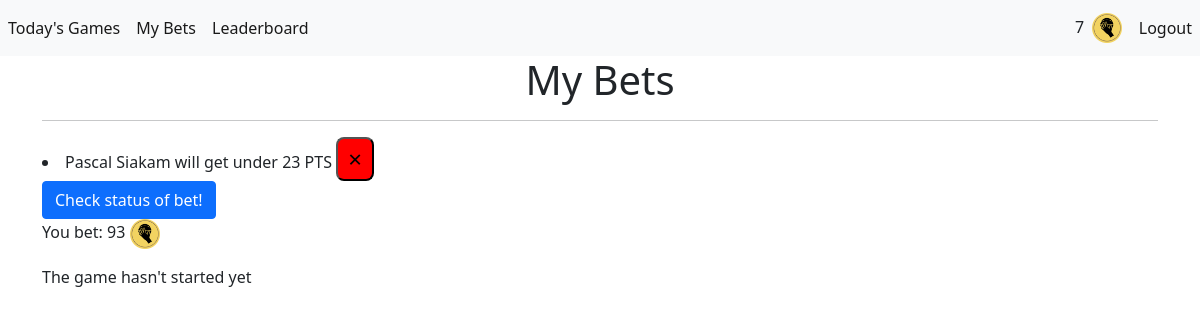
/my-bets (signed in), run on an earlier commit of the app's database.
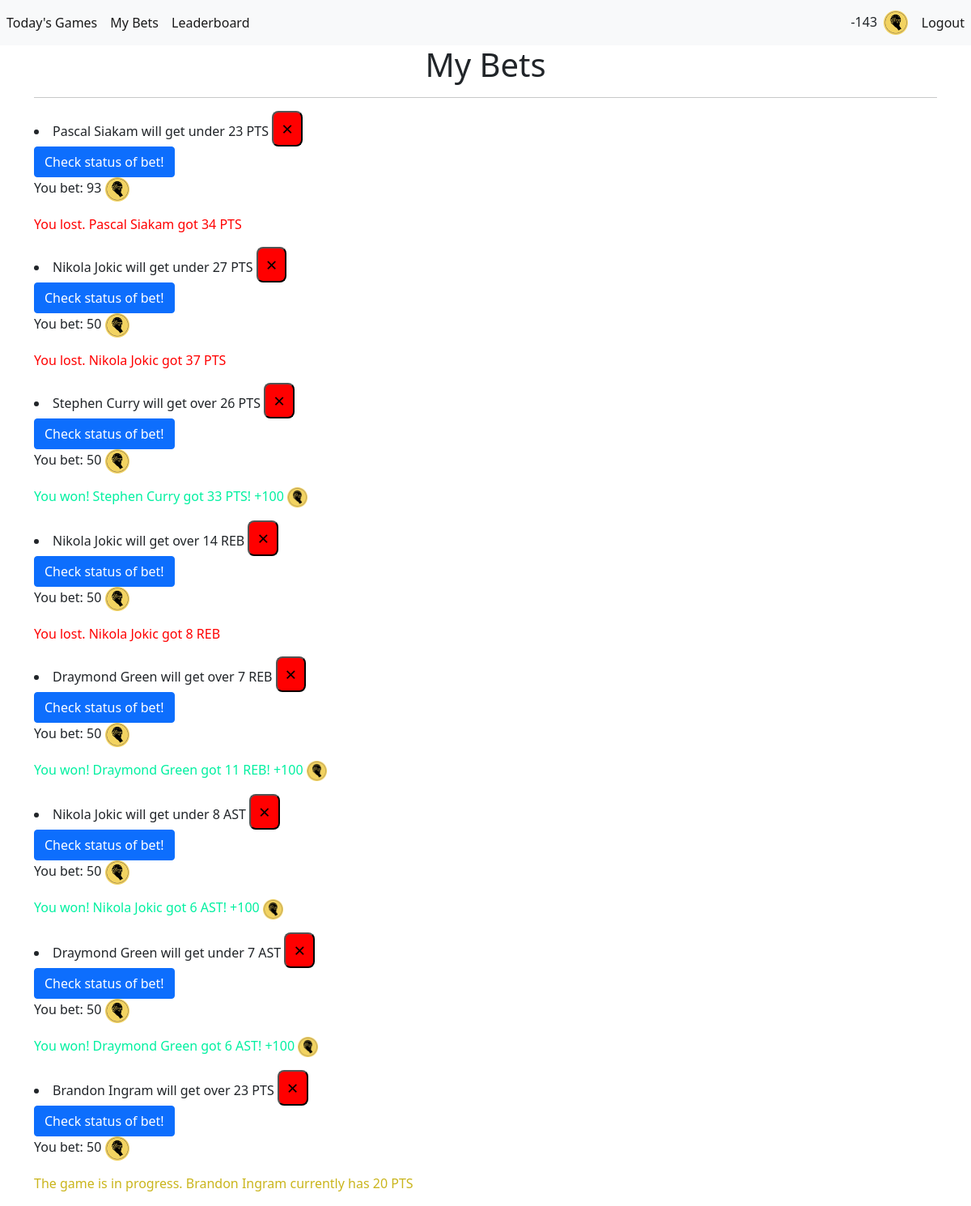
And on a later commit of the database.
### app/models.py (models this page shows)
class User(db.Model, UserMixin):
    id = db.Column(db.Integer, primary_key = True)
    email = db.Column(db.String(150), unique = True)
    password = db.Column(db.String(150))
    first_name = db.Column(db.String(150))
    last_name = db.Column(db.String(150))
    swishcoins = db.Column(db.Integer, default = 100)
    bets = db.relationship('Bet')

class Bet(db.Model):
    __table_args__ = (
        db.UniqueConstraint('game_id', 'team', 'player_name', 'statistic', 'num_stats', 'user_id'),
    )
    id = db.Column(db.Integer, primary_key = True)
    game_id = db.Column(db.String(50))
    team = db.Column(db.String(100))
    player_name = db.Column(db.String(500))
    statistic = db.Column(db.String(100))
    over_statistic = db.Column(db.Boolean, default = False, nullable = False)
    num_stats = db.Column(db.Integer)
    date = db.Column(db.DateTime(timezone=True), server_default=func.now())
    w_or_l = db.Column(db.Boolean, default = None, nullable = True)
    game_status = db.Column(db.Integer, nullable = True)
    stats_actual = db.Column(db.Integer, nullable = True)
    wagered_amount = db.Column(db.Integer, nullable = True)
    net_revenue = db.Column(db.Integer, nullable = True)
    claimed = db.Column(db.Boolean, default = False)
    user_id = db.Column(db.Integer, db.ForeignKey('user.id'))

### app/views.py (the view)
@app.route("/my-bets")
def my_bets():
    return render_template("user_bets.html", user = current_user)

### app/__init__.py (called while the page is built)
@login_manager.user_loader
def load_user(id):
    return User.query.get(int(id))

### app/templates/user_bets.html (shortened to what this page needs)
{% extends "main/base.html" %}
{% block main %}
<div class="container">
    <div class="row">
        <div class="col">
            <h1>My Bets</h1>
            <hr>
            <p> {% for bet in user.bets %}
                <li>{% if bet.over_statistic == true %}
                    {{bet.player_name}} will get over {{bet.num_stats| round| int}} {{ bet.statistic }}
                    {% else %}
                    {{bet.player_name}} will get under {{bet.num_stats| round| int}} {{ bet.statistic }}
                    {% endif %}
                    <button type="button" class="close" onClick="deleteBet('{{ bet.id }}')">
                        <span aria-hidden="true">&times;</span>
                    </button>
                    <br>
                    <button type="button" class="btn btn-primary" onClick="
                    fetch('/check-bet-status', {
                        method: 'POST',
                        body: JSON.stringify({betID: '{{ bet.id }}'})
                    }).then((_res) => {
                        window.location.href='my-bets';
                    })";>
                        Check status of bet!
                    </button>
                    <p> You bet: {{ bet.wagered_amount }} <img style="max-width: 30px; max-height: 30px;" src="{{ url_for('static', filename='img/CourtsideBets_logo.png') }}"></p>
                    {% if bet.game_status is none or bet.game_status == 1  %}
                        <p>The game hasn't started yet</p>
                    {% elif bet.game_status == 2 and bet.w_or_l is none %}
                        <p style="color: rgb(202, 181, 28)">The game is in progress. {{ bet.player_name }} currently has {{ bet.stats_actual }} {{ bet.statistic }}</p>
                    {% elif bet.game_status == 2 and bet.w_or_l == true %}
                        <p style="color: rgb(0, 240, 160)">You won! {{ bet.player_name }} currently has {{ bet.stats_actual }} {{ bet.statistic }} +{{ 2 * bet.wagered_amount }} <img style="max-width: 25px; max-height: 25px;" src="{{ url_for('static', filename='img/CourtsideBets_logo.png') }}"></p>
                    {% elif bet.game_status == 2 and bet.w_or_l == false %}
                        <p style="color: red"> You lost. {{ bet.player_name }} currently has {{ bet.stats_actual }} {{ bet.statistic }}</p>
                    {% elif bet.game_status == 3 %}
                        {% if bet.w_or_l == true %}
                        <p style = "color: rgb(0, 240, 160);">You won! {{ bet.player_name }} got {{ bet.stats_actual }} {{ bet.statistic }}! +{{ 2 * bet.wagered_amount }} <img style="max-width: 25px; max-height: 25px;" src="{{ url_for('static', filename='img/CourtsideBets_logo.png') }}"></p>
                        {% else %}
                        <p style = "color: red;">You lost. {{ bet.player_name }} got {{ bet.stats_actual }} {{ bet.statistic }}</p>
                        {% endif %}
                    {% endif %}
                </li>
                {% endfor %}
            </p>
        </div>
    </div>
</div>
{% endblock %}

### app/templates/main/base.html (shortened to what this page needs)
<!doctype html>
<html lang="en">
<head>
    <link href="https://cdn.jsdelivr.net/npm/bootstrap@5.1.3/dist/css/bootstrap.min.css" rel="stylesheet"
>
    <link rel="stylesheet" href="{{ url_for('static', filename='css/style.css') }}">
</head>
<body>
    <nav class="navbar navbar-expand-lg navbar-light bg-light">
        <div class="collapse navbar-collapse" id="navbar">
            <div class="navbar-nav">
                {% if user.is_authenticated %}
                <a class="nav-link active" style="white-space: nowrap;" id="today_games" href="/">Today's Games</a>
                <a class="nav-link active" style="white-space: nowrap;" id="my_bets" href="/my-bets">My Bets</a>
                <a class="nav-link active" style="white-space: nowrap;" id="leaderboard" href="/leaderboard">Leaderboard</a>
                {% else %}
                <a class="nav-link active" id="login" href="/login">Login</a>
                <a class="nav-link active" id="sign_up" href="/sign-up">Sign Up</a>
                {% endif %}
            </div>
        </div>
        <div class="collapse navbar-collapse" id="navbarNav">
            <ul class="navbar-nav ms-auto mb-2 mb-lg-0">
                <li style="padding-top:7px;"> {{ user.swishcoins }} &nbsp; </li>
                <li><img style="max-width: 35px; max-height: 35px; padding-top: 5px" src="{{ url_for('static', filename='img/CourtsideBets_logo.png') }}"> &nbsp; </li>
                <li><a class="nav-link active" id="logout" href="/logout">Logout</a></li>
            </ul>
            </div>
    </nav>
    <main>
        {% block main %} {% endblock %}
    </main>
</body>
</html>

### app/static/css/style.css (style rules this page uses)
h1 { text-align: center; }
.close { background-color: red; color: black; text-align: center; font-size: 24px; padding: 2px 10px; transition-duration: 0.4s; border-radius: 8px; }

What changed in the data, as far as the page shows it:
changed User: swishcoins "7" → "-143"
changed Bet "Pascal Siakam": player_name (not shown) → "Pascal Siakam"; stats_actual (not shown) → "34"; statistic (not shown) → "PTS"; game_status "The game hasn't started yet" → "You lost. got"
added Bet: player_name "Nikola Jokic", num_stats "27", statistic "PTS", wagered_amount "50", stats_actual "37"
added Bet: player_name "Stephen Curry", num_stats "26", statistic "PTS", wagered_amount "50", stats_actual "33", 2*bet.wagered_amount "100", game_status 3 (drawn)
added Bet: player_name "Nikola Jokic", num_stats "14", statistic "REB", wagered_amount "50", stats_actual "8"
added Bet: player_name "Draymond Green", num_stats "7", statistic "REB", wagered_amount "50", stats_actual "11", 2*bet.wagered_amount "100", game_status 3 (drawn)
added Bet: player_name "Nikola Jokic", num_stats "8", statistic "AST", wagered_amount "50", stats_actual "6", 2*bet.wagered_amount "100", game_status 3 (drawn)
added Bet: player_name "Draymond Green", num_stats "7", statistic "AST", wagered_amount "50", stats_actual "6", 2*bet.wagered_amount "100", game_status 3 (drawn)
added Bet: player_name "Brandon Ingram", num_stats "23", statistic "PTS", wagered_amount "50", stats_actual "20"
